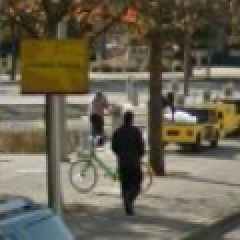
#> input picture Train/Bicycle/Bicycle Train 1003.png, 120 x 120 px (shown 2 times larger); its folder holds 3 pictures in this run
$ python create_datasets.py
#> lines starting #> are read from the running program, lines starting #| are printed output that depends on the picture
import numpy as np
import h5py
import os
import cv2

dir_names = ['Bicycle', 'Bridge', 'Bus', 'Car', 'Crosswalk', 'Hydrant', 'Palm', 'Traffic Light']
train_path = './Train/'
test_path = './Test/'

classes_enum = {
    'Bicycle':0,
    'Bridge':1,
    'Bus':2,
    'Car':3,
    'Crosswalk':4,
    'Hydrant':5,
    'Palm':6,
    'Traffic Light':7
}

# Create fxn dataset with f=120*120=14,400 features and n=num_images examples

all_train_images = np.array([[cv2.imread(train_path + dir_name + '/' + img_name) for img_name in os.listdir(train_path + dir_name)] for dir_name in dir_names], dtype=object)
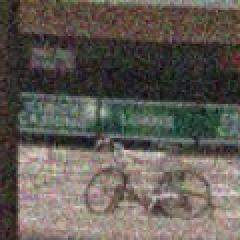
#> input picture Train/Bicycle/Bicycle Train 115.png, 120 x 120 px (shown 2 times larger)
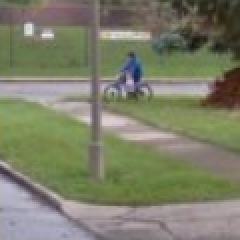
#> input picture Train/Bicycle/Bicycle Train 231.png, 120 x 120 px (shown 2 times larger)
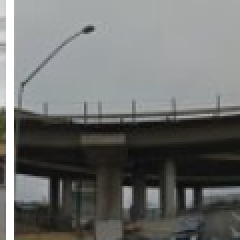
#> input picture Train/Bridge/Bridge Train 203.png, 120 x 120 px (shown 2 times larger)
#> (the run stopped early here; a loop or call above may not have finished)
